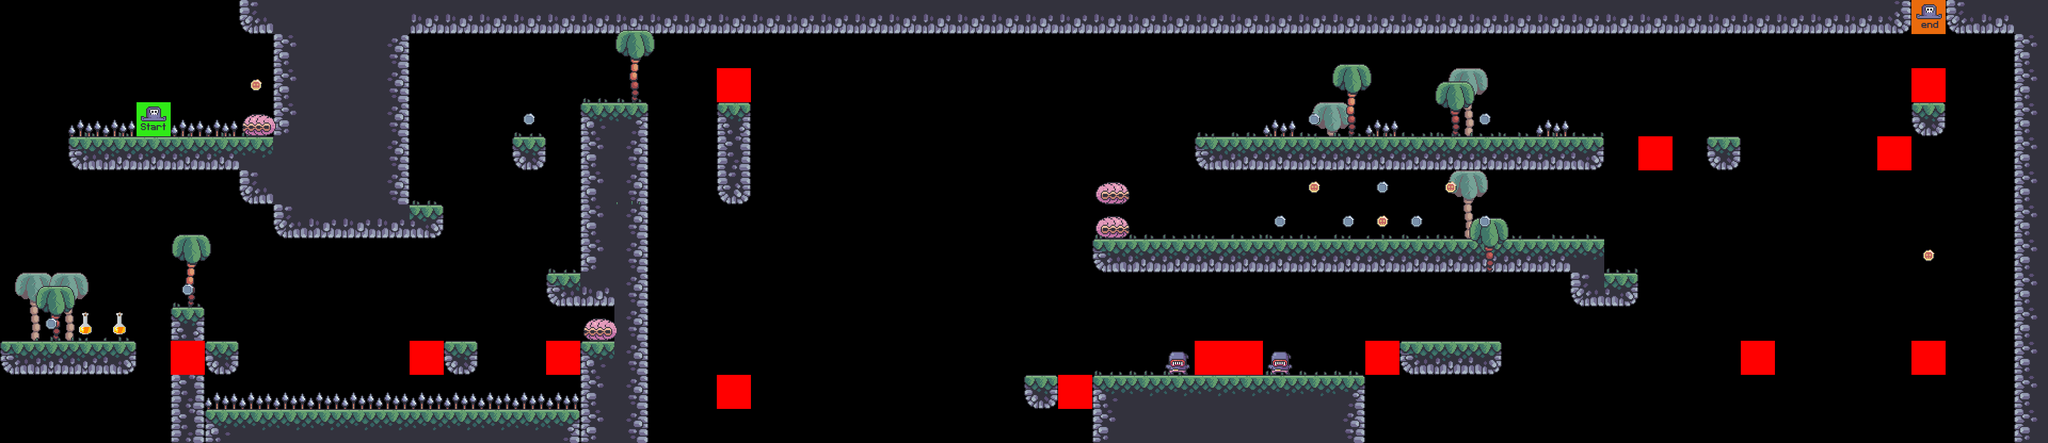

A level layout from a 2D game, rendered from its tile map. Below: a short description, then the map file with tile-grid data replaced by summaries:
An orthogonal 60x13 tile map with 64x64 px tiles, 15 tile layers (bg palms, terrain, moving_platforms, crates, ...), 11 tilesets.

<map version="1.10" tiledversion="1.10.2" orientation="orthogonal" renderorder="right-down" width="60" height="13" tilewidth="64" tileheight="64" infinite="0" nextlayerid="17" nextobjectid="1">
 <editorsettings>
  <export target="../level 4/level_4.csv" format="csv" />
 </editorsettings>
 <tileset firstgid="1" source="../tile sets/terrain_tiles.tsx" />
 <tileset firstgid="17" source="../tile sets/player_tiles.tsx" />
 <tileset firstgid="19" source="../tile sets/grass_tiles.tsx" />
 <tileset firstgid="24" source="../tile sets/crate_tiles.tsx" />
 <tileset firstgid="25" source="../tile sets/coin_tiles.tsx" />
 <tileset firstgid="27" source="../tile sets/palms.tsx" />
 <tileset firstgid="30" source="../tile sets/spikes.tsx" />
 <tileset firstgid="31" source="../tile sets/shell.tsx" />
 <tileset firstgid="33" source="../tile sets/moving platforms.tsx" />
 <tileset firstgid="37" source="../tile sets/enemy_tile.tsx" />
 <tileset firstgid="39" source="../tile sets/rum bottle.tsx" />
 <layer id="7" name="bg palms" width="60" height="13">
  <data>[780 cells, 5 non-empty, 1 distinct tile ids]</data>
 </layer>
 <layer id="1" name="terrain" width="60" height="13">
  <data>[780 cells, 181 non-empty, 15 distinct tile ids]</data>
 </layer>
 <layer id="11" name="moving_platforms" width="60" height="13">
  <data>[780 cells, 7 non-empty, 4 distinct tile ids]</data>
 </layer>
 <layer id="5" name="crates" width="60" height="13">
  <data>[780 cells, 0 non-empty, 0 distinct tile ids]</data>
 </layer>
 <layer id="4" name="grass" width="60" height="13">
  <data>[780 cells, 52 non-empty, 5 distinct tile ids]</data>
 </layer>
 <layer id="9" name="enemies" width="60" height="13">
  <data>[780 cells, 2 non-empty, 1 distinct tile ids]</data>
 </layer>
 <layer id="12" name="shell" width="60" height="13">
  <data>[780 cells, 4 non-empty, 2 distinct tile ids]</data>
 </layer>
 <layer id="16" name="boss" width="60" height="13">
  <data>[780 cells, 0 non-empty, 0 distinct tile ids]</data>
 </layer>
 <layer id="13" name="spikes" width="60" height="13">
  <data>[780 cells, 20 non-empty, 1 distinct tile ids]</data>
 </layer>
 <layer id="10" name="constraints" width="60" height="13">
  <data>[780 cells, 14 non-empty, 1 distinct tile ids]</data>
 </layer>
 <layer id="8" name="fg palms" width="60" height="13">
  <data>[780 cells, 6 non-empty, 2 distinct tile ids]</data>
 </layer>
 <layer id="6" name="coins" width="60" height="13">
  <data>[780 cells, 15 non-empty, 2 distinct tile ids]</data>
 </layer>
 <layer id="14" name="health" width="60" height="13">
  <data>[780 cells, 2 non-empty, 1 distinct tile ids]</data>
 </layer>
 <layer id="3" name="player" width="60" height="13">
  <data>[780 cells, 2 non-empty, 2 distinct tile ids]</data>
 </layer>
 <layer id="15" name="treasure" width="60" height="13">
  <data>[780 cells, 0 non-empty, 0 distinct tile ids]</data>
 </layer>
</map>
